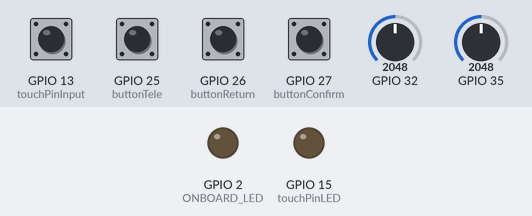
A sketch run on a simulated ESP32. Shown: output pins drawn as LEDs (lit = HIGH). The inputs (shaded band) are chosen by the test bench; at power-on: GPIO 13 (touchPinInput), GPIO 25 (buttonTele), GPIO 26 (buttonReturn), GPIO 27 (buttonConfirm) HIGH, GPIO 32 = 2048, GPIO 35 = 2048. WiFi joins after 1.5 s; servers stay silent unless stated; what the sketch prints to the serial monitor is not drawn.

Above: at 0.1 s.
At 2.7 s:
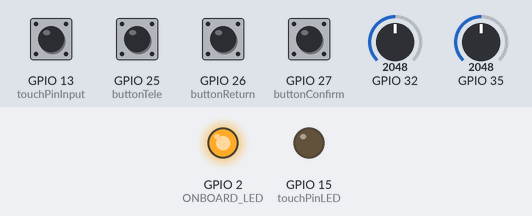
2.8 s: GPIO 13 (touchPinInput) pulled LOW for 0.15 s
At 2.87 s:
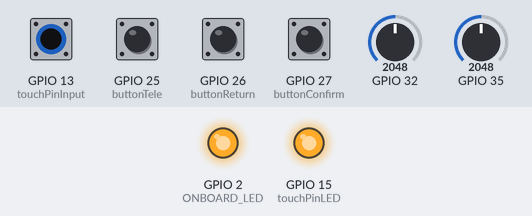
4.4 s: GPIO 32 set to 105
5.9 s: GPIO 32 set to 92
Timing chart, 0 to 8.9 s (numbered marks = the images above; inputs shaded):
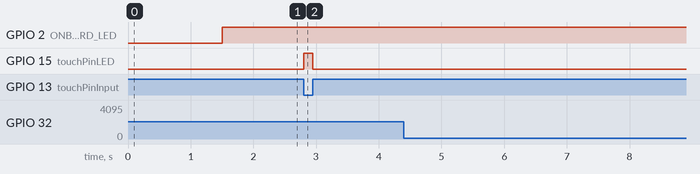

The sketch:

midtermProofOfConcept.ino
```cpp
// Version 3 of joystick code: midterm rush edition
// Includes: support for all 4 directions
// Prints inputs to serial port only if a change is detected
// Now with object-oriented programming for joystick

// Defining classes
#include "joystick.h"
#include "joystickAxis.h"
#include "ezButton.h"
#include "telebot.h"
#include <iostream>
#include <vector>
#include <string>
#include <WiFi.h>
#include <WiFiClientSecure.h>
#include <UniversalTelegramBot.h>
#include <ArduinoJson.h>
using namespace std;

// Input objects/pins
joystick joystick(32, 35);
ezButton buttonConfirm(27);
ezButton buttonReturn(26);
ezButton buttonTele(25);
#define touchPinInput 13

// Output pins
#define touchPinLED 15  // External LED is at Pin 15
#define ONBOARD_LED 2   // ON_BOARD LED is at Pin 2

// Wifi and Telegram setup
const char *ssid = "tmt";                                          // Wi-Fi ID
const char *password = "yeah8913";                                 // Wi-Fi password
#define BOTtoken "6606670486:AAGP24iLfP047ysZ7yaAUHyv3cOf-iLKMqE"  // Telegram bot API token
#define CHAT_ID "-4016407865"                                      // "Chat with esp32" telegram group ID
WiFiClientSecure client;
UniversalTelegramBot bot(BOTtoken, client);
telebot botController(bot, CHAT_ID);

// Joystick/array controlling variables
std::vector<int> userState{ 0, 0 };       // Stores x and y coords of where the user currently is on the UI
std::vector<int> userInput{ 0, 0 };       // Stores inputs from user
std::vector<int> matrixSize = { 3, 10 };  // Arbitrary assumption for maximum size of array (+1)
bool joystickUpdateTrigger;
const String newLineBar = "-----------------------------------------------------------------------------------------------";

// Capacitance touch variables
int touchValue;                 // Variable for storing the touch pin value
const int touchThreshold = 30;  // Capacitance touch value lower than this will indicate the person is touching the device
bool touchBool;

// -----------------------------------------SETUP-------------------------------------------
void setup() {
  Serial.begin(115200);
  joystick.joystickSetup();
  buttonConfirm.setDebounceTime(50);
  buttonReturn.setDebounceTime(50);
  buttonTele.setDebounceTime(50);

  // Connect to Wi-Fi
  WiFi.mode(WIFI_STA);
  WiFi.disconnect();
  WiFi.begin(ssid, password);
  client.setCACert(TELEGRAM_CERTIFICATE_ROOT);
  while (millis() < 5000) {
    if (WiFi.status() == WL_CONNECTED) {
      Serial.println("WiFi connected");
      botController.queueMessage(std::string("Hello everyone, I am connected!\nUse /start for commands to control me!"));
      break;
    } else {
      delay(500);
      Serial.print(".");
    }
  }

  // Set up button, Wi-Fi confirmaton LED and afk LED
  pinMode(ONBOARD_LED, OUTPUT);
  pinMode(touchPinLED, OUTPUT);
  digitalWrite(touchPinLED, 0);

  // Set up parallel processing task to handle Telegram reading
  xTaskCreatePinnedToCore(
    TeleHandler,            /* Task function. */
    "Telegram Bot Handler", /* name of task. */
    100000,                 /* Stack size of task */
    NULL,                   /* parameter of the task */
    1,                      /* priority of the task */
    NULL,                   /* Task handle to keep track of created task */
    1);                     /* pin task to core 0 */
}

// -----------------------------------------LOOPS-------------------------------------------
/* Main loop to handle all active user inputs
ie. joystick and button updates, queueing messages to send through Telegram */
void loop() {
  buttonConfirm.loop();
  buttonReturn.loop();
  buttonTele.loop();
  joystickUpdateTrigger = joystick.joystickStateTrigger();

  // Check if the touchValue is below the threshold, check if the person is touching the device
  touchValue = touchRead(touchPinInput);
  if (touchValue < touchThreshold) {
    touchBool = true;
    digitalWrite(touchPinLED, HIGH);
  } else {
    touchBool = false;
    digitalWrite(touchPinLED, LOW);
  }

  // Get and print joystick state and returned message
  if (joystickUpdateTrigger) {
    userInput = joystick.joystickReturnState();
    updateInputs();

    // Print everything to serial (for debugging)
    Serial.println(joystick.joystickMessageCheck());
    Serial.println(intToString(userInput).c_str());
    Serial.println(intToString(userState).c_str());
    Serial.println(newLineBar);
  }

  // Handle user input from buttons
  if (buttonConfirm.isPressed()) {
    Serial.println("Confirm button pressed");
    if (WiFi.status() == WL_CONNECTED) {
      botController.queueMessage(std::string("User is sending: ") + intToString(userState) + ".");
    }
  }

  if (buttonReturn.isPressed()) {
    Serial.println("Return button pressed");
  }

  if (buttonTele.isPressed()) {
    Serial.println("Tele button pressed");
    if (WiFi.status() == WL_CONNECTED) {
      botController.queueMessage(std::string("Help, I am in danger!"));
    }
  }
}

/* 2nd Loop
Handles all Telegram-related actions
ie. polling the API for chat updates, automatically responding to them, sending messages queued by the user
Separate from the main loop for performance purposes (this stuff takes a while to process) */
void TeleHandler(void *pvParameters) {
  while (1) {
    if (WiFi.status() != WL_CONNECTED) {
      // Wi-Fi is not connected LED
      digitalWrite(ONBOARD_LED, LOW);
    } else {
      // Wi-Fi is connected LED
      digitalWrite(ONBOARD_LED, HIGH);
      botController.handleActiveUpdates();
      botController.handlePassiveUpdates();
    }
  }
}

//------------------------------------FUNCTIONS------------------------------------
// Function to update user state (temporary, maybe move into class later)
// Takes user inputs and upper bound of array size
void updateInputs() {
  for (int i = 0; i < userState.size(); i++) {
    userState[i] = userState[i] + userInput[i];
    if (userState[i] < 0) {
      userState[i] = 0;
    } else if (userState[i] > matrixSize[i]) {
      userState[i] = matrixSize[i];
    }
  }
}

// Function to convert int vector into a std::string to print
std::string intToString(std::vector<int> intVector) {
  std::string tempOutput = to_string(intVector[0]);
  for (int i = 1; i < intVector.size(); i++) {
    tempOutput = tempOutput + ", " + to_string(intVector[i]);
  }
  return tempOutput;
}
```

joystick.cpp
```cpp
// Source file for joystick class

#include <Arduino.h>
#include <array>
#include "joystick.h"
#include "joystickAxis.h"

const unsigned long joystickUpdateTime = 1000; // In ms
const unsigned long joystickDebounceTime = 250;

String joystickMessage;

std::vector<int> _joystickPrevValues;
std::vector<int> _joystickCurValues;
unsigned long _joystickRecentStateUpdateTime;


//---------------------------------PUBLIC---------------------------------
// Constructor
joystick::joystick(int joystickXPin, int joystickYPin) :
  joyX(joystickXPin, false),
  joyY(joystickYPin, true) {
}

// joystickSetup
// Assigns initial state
void joystick::joystickSetup(){
  _joystickPrevValues =  {0, 0};
  _joystickRecentStateUpdateTime = 0;
  joystickMessage = "Starting Up...";
}

// joystickStateTrigger
// Continuous checking of previous and current joystick axes, returns 1 if either axis has an update
// or if 200ms has passed with same state AND there is an input
bool joystick::joystickStateTrigger(){
  _joystickUpdateState();
  unsigned long current_time = millis();

  // If there is an update in state and the time elapsed since last update is longer than debounce time
  // Return 1 and update _joystickCurValues
  if ((_joystickCurValues != _joystickPrevValues) && (current_time - _joystickRecentStateUpdateTime > joystickDebounceTime)){
    _joystickRecentStateUpdateTime = current_time;
    _joystickPrevValues = _joystickCurValues;
    return 1;
  }

  // Else if time elapsed between last update and current time is greater than minimum update time
  // and last state isn't full neutral
  // return 1 and update time since last update
  if ((current_time - _joystickRecentStateUpdateTime >= joystickUpdateTime) && (_joystickPrevValues[0] || _joystickPrevValues[1])){
    _joystickRecentStateUpdateTime = current_time;
    _joystickPrevValues = _joystickCurValues;
    return 1;

  // Else no update has happened, proceed as usual
  } else {
    return 0;
  }
}

// joystickMessageCheck
// Returns message with additional check for whether trigger is pulled
String joystick::joystickMessageCheck(){
  joystickMessage = joyX.joystickAxisMessage + " + " + joyY.joystickAxisMessage;
  return joystickMessage;
}

//joystickReturnState
//Returns state of joystick to main loop (messing around with pointers here)
std::vector<int> joystick::joystickReturnState(){
  return _joystickCurValues;
}

// ---------------------------------PRIVATE---------------------------------
// _joystickUpdateState
// Updates state of joystick
void joystick::_joystickUpdateState(){
  joyX.joystickAxisLoop();
  joyY.joystickAxisLoop();
  _joystickCurValues = {joyX.joystickAxisCurrentState, joyY.joystickAxisCurrentState};
}
```

joystick.h
```cpp
/* Header file for "joystick" class, meant to store information about the overall joystick
 It will construct 2 joystickAxis objects for each pin on the ESP32
 Include these lines by default
*/
#ifndef joystick_h
#define joystick_h
#include <Arduino.h>
#include <vector>
#include "joystickAxis.h"

//  Class declaration
class joystick {

// Public stuff
public:
  // Constructor and joystickAxis objects
	  joystick(int joystickXPin, int joystickYPin); // Creates object from X and Y pins
    joystickAxis joyX;
    joystickAxis joyY;
    String joystickMessage;

  // Functions
    void joystickSetup();
    bool joystickStateTrigger();
    String joystickMessageCheck();
    std::vector<int> joystickReturnState();

// Private stuff
private:
  // Variables
    std::vector<int> _joystickCurValues;
    std::vector<int> _joystickPrevValues;
    unsigned long _joystickRecentStateUpdateTime;

  // Functions
    void _joystickUpdateState();
};

#endif
```

joystickAxis.cpp
```cpp
// Source file for joystickAxis subclass

#include <Arduino.h>
#include "joystickAxis.h"

// joystickAxis thresholds
const int threshold_high = 4000;
const int threshold_low = 100;
int _joystickAxisPin; // Pin int
bool _joystickAxisXY; // joystickAxis X or Y (0/1)
int _joystickAxisValue; // joystickAxis current value
int joystickAxisCurrentState; // joystickAxis current state
String joystickAxisMessage; // stores message to be sent out

// Constructor
joystickAxis::joystickAxis(int joystickAxisPin, bool joystickAxisXY) {
	_joystickAxisPin = joystickAxisPin;
	_joystickAxisXY = joystickAxisXY;
}

// Main public loop
void joystickAxis::joystickAxisLoop(){
  joystickAxisCurrentState = _joystickAxisToggleCheck();
  _joystickAxisUpdateMsg();
}

// Private function to check if joystickAxis is toggled
// 0 =  no toggle, 1 = upper toggle, 2 = lower toggle
int joystickAxis::_joystickAxisToggleCheck(){
	_joystickAxisValue = analogRead(_joystickAxisPin); // Reads analog value passed into joystickAxis pin

	// If joystickAxis value greater than upper threshold
	if (_joystickAxisValue > threshold_high){
		return 1;

	// If joystickAxis value lower than lower threshold
	} else if (_joystickAxisValue < threshold_low){
		return -1;

	// If joystickAxis value between thresholds
	} else {
		return 0;
	}
}

// Private function to update message of joystickAxis state
void joystickAxis::_joystickAxisUpdateMsg(){
	// Return string corresponding to toggle state + joystickAxis XY
	// Higher threshold
	if (joystickAxisCurrentState == 1){
		if (_joystickAxisXY == 0){
			joystickAxisMessage =  "Right";
		} else {
			joystickAxisMessage = "Down";
		}

	} else if (joystickAxisCurrentState == -1){
		if (_joystickAxisXY == 0){
			joystickAxisMessage = "Left";
		} else {
			joystickAxisMessage = "Up";
		}

	} else {
		joystickAxisMessage = "Neutral";
	}
}
```

joystickAxis.h
```cpp
// Header file for "joystickAxis" class
// Public child class of "joystick" class, meant to store information about each individual axis of the joystick
// Include these lines by default
#ifndef joystickAxis_h
#define joystickAxis_h
#include <Arduino.h>

// Class declaration
class joystickAxis {

// Public stuff
public:
  // Constructor
	  	joystickAxis(int joystickAxisPin, bool joystickAxisXY); // Creates object for each pin

  // Functions
  		void joystickAxisLoop(); // Main loop to check state
  		String returnJoystickAxisToggledMsg(); // Returns message

  // Variables
  		int joystickAxisCurrentState; // joystickAxis current state
	  	String joystickAxisMessage; // joystickAxis message

// Private stuff
private:
  // Variables
		int _joystickAxisPin; // Pin int
	 	bool _joystickAxisXY; // joystickAxis X or Y (0/1)
		int _joystickAxisValue; // joystickAxis current value


  // Functions
		int _joystickAxisToggleCheck(); // Checks if joystickAxis is toggled
		void _joystickAxisUpdateMsg(); //Updates message from joystickAxis
};

#endif
```

telebot.cpp
```cpp
// Source file for telegram bot behaviour

#include <Arduino.h>
#include <string>
#include <vector>
#include <UniversalTelegramBot.h>
#include <ArduinoJson.h>
#include "telebot.h"

// Private Variables
unsigned long lastTimeBotRan;
int numMessagesReceived;
int numMessagesQueued;
std::vector<std::string> messageQueue;

// External variables from main sketch
extern bool touchBool;
extern std::vector<int> userState;

//---------------------------------PUBLIC---------------------------------
// Constructor
telebot::telebot(UniversalTelegramBot &bot, String CHAT_ID)
  : botRequestDelay(1000),
    chat_id(CHAT_ID) {
  this->bot = &bot;
}

// handleActiveUpdates
// Sends all queued messages in the queue
void telebot::handleActiveUpdates() {
  if (numMessagesQueued) {
    while (numMessagesQueued) {
      // Send first message in queue
      // Convert from std::string to String for UniversalTelegramBot
      String messageToSend = String(messageQueue[0].c_str());
      bot->sendMessage(chat_id, messageToSend, "");

      // Update queue and number
      numMessagesQueued -= 1;
      messageQueue.erase(messageQueue.begin());
    }
  }
}

// handlePassiveUpdates
// Queries updates from Telegram and handles them
void telebot::handlePassiveUpdates() {
  if (millis() > lastTimeBotRan + botRequestDelay) {
    numMessagesReceived = bot->getUpdates(bot->last_message_received + 1);

    while (numMessagesReceived) {
      handleMessagesReceived(numMessagesReceived);
      numMessagesReceived = bot->getUpdates(bot->last_message_received + 1);
    }
    lastTimeBotRan = millis();
  }
}

// queueMessage
// Queues another message to be sent by bot
void telebot::queueMessage(std::string messageToQueue) {
  numMessagesQueued += 1;
  messageQueue.push_back(messageToQueue);
}

// -----------------------PRIVATE-----------------------
void telebot::handleMessagesReceived(int numMessagesReceived) {
  for (int i = 0; i < numMessagesReceived; i++) {
    // Check the chat id of the requester
    String chat_id = String(bot->messages[i].chat_id);

    // Print the received message to strings
    String text = bot->messages[i].text;
    String from_name = bot->messages[i].from_name;

    // Change this message accordingly to the device function
    if (text == "/start") {
      String welcome = "Welcome, " + from_name + ".\n";
      welcome += "Use the following commands to control your outputs:\n\n";
      welcome += "/info for information about our device;\n";
      welcome += "/query for information about the current state of the user;\n";
      welcome += "/afk to query if the user is currently in contact with the device. \n";
      // welcome += "/easter for a surprise easter egg!"
      bot->sendMessage(chat_id, welcome, "");
    }

    // Returns information about our device
    if (text == "/info") {
      bot->sendMessage(chat_id, "This is the ConnectEZ, an AAC device designed to prioritize user personalization and maximise social interaction!", "");
      return;
      }

    // To query about where the user currently is on the grid
    if (text == "/query") {
      char queryGridMessage[50];
      sprintf(queryGridMessage, "User is currently on: %i, %i.", userState[0], userState[1]);
      String queryGridMessageS = queryGridMessage;
      bot->sendMessage(chat_id, queryGridMessageS, "");
      return;
    }

    // To query if the person is touching the device
    if (text == "/afk") {
      if (touchBool) {
        bot->sendMessage(chat_id, "User is touching the device now.", "");
        return;
      } else {
        bot->sendMessage(chat_id, "User is currently AFK.", "");
        return;
      }
    }

    // Easter egg :)
    if (text == "/easter") {
      bot->sendMessage(chat_id, ":3", "");
      return;
    }
  }
}
```

telebot.h
```cpp
// Header file for telebot class
// Controls telegram bot behaviour as a separate object, instead of stuffing it all in the main loop
#ifndef telebot_h
#define telebot_h
#include <Arduino.h>
#include <string>
#include <vector>
#include <UniversalTelegramBot.h>
#include <ArduinoJson.h>

// Class declaration
class telebot {

// Public stuff
public:
	// Constructor
	telebot(UniversalTelegramBot &bot, String chat_id);

	// Functions
	void handleActiveUpdates();
	void handlePassiveUpdates();
	void queueMessage(std::string messageQueued);

// Private stuff
private:
	// Constants
	const int botRequestDelay;
  const String chat_id;

	// Variables
	unsigned long lastTimeBotRan;
	int numMessagesReceived;
	int numMessagesQueued;
	std::vector<std::string> messageQueue;

	// Functions
	void handleMessagesReceived(int numMessagesReceived);

	// External objects
	UniversalTelegramBot *bot;

};

#endif
```

Measured:
- after the input at 2.8 s, GPIO 15 (touchPinLED): LOW → HIGH at once, → LOW 0.15 s later
- after the input at 4.4 s, every drawn part: stays the same
- after the input at 5.9 s, every drawn part: stays the same
